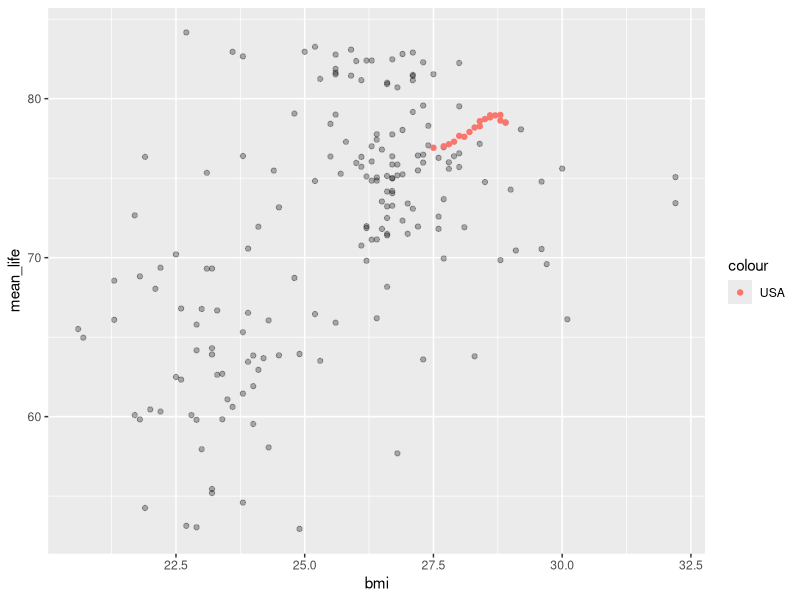
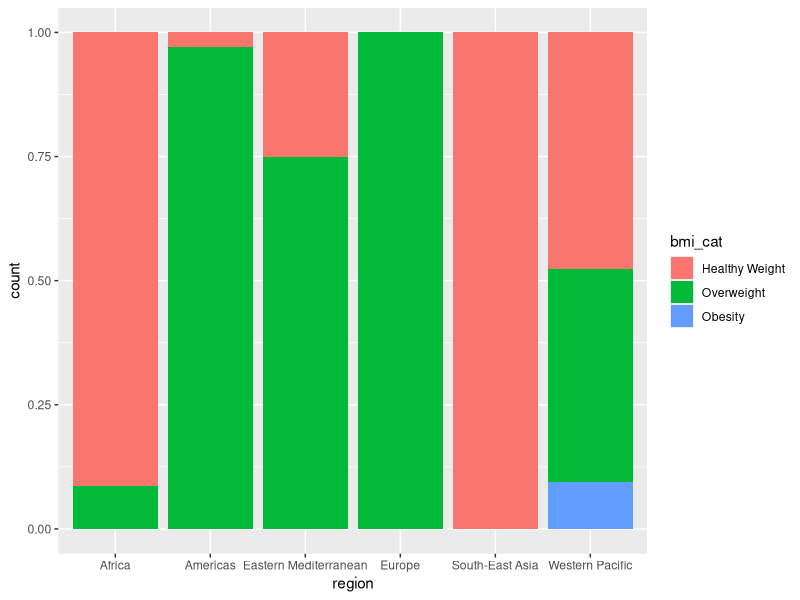
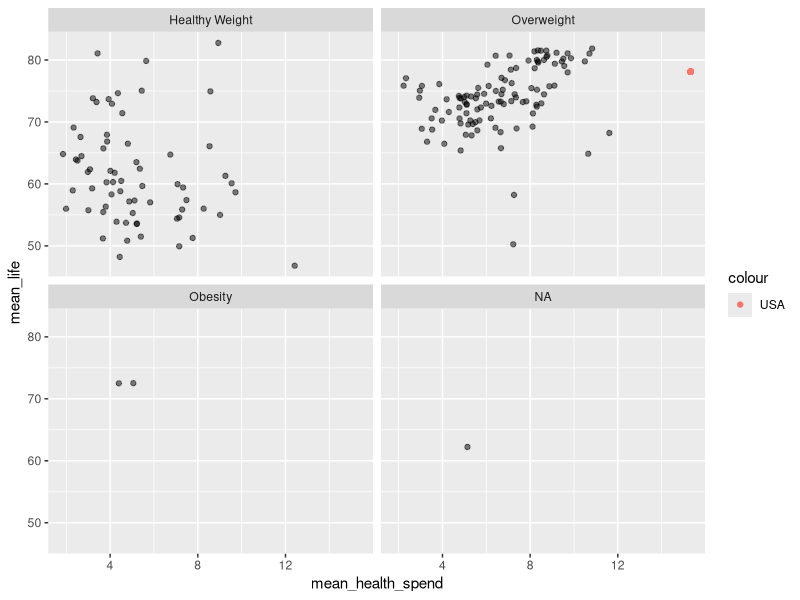
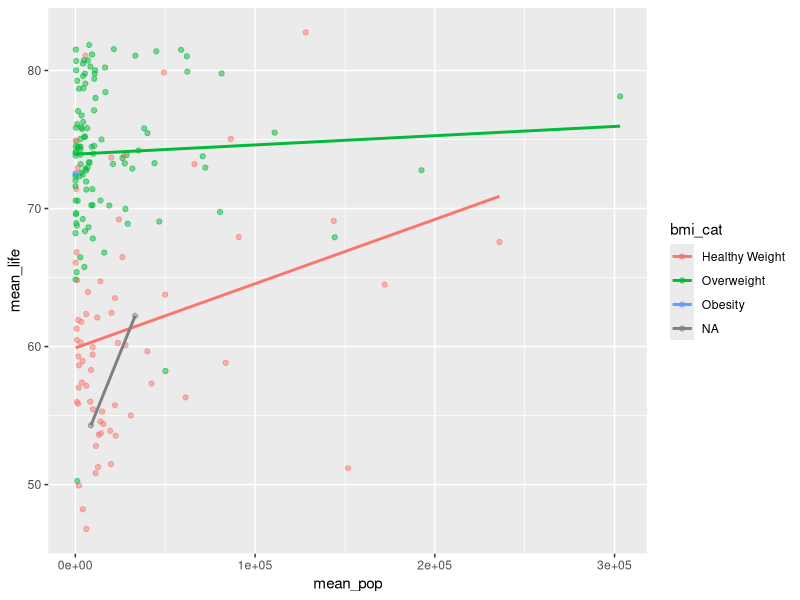
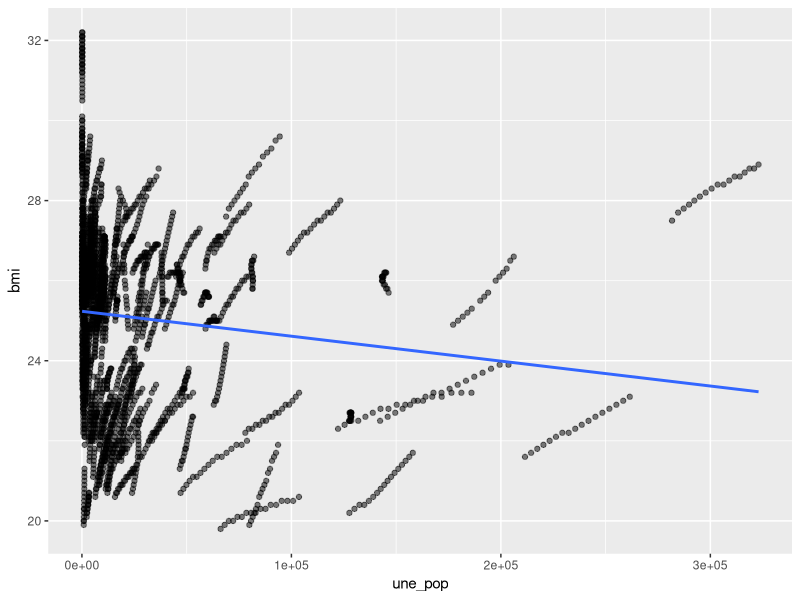

These figures' R source, in order:
## ---- chunk 1
library(tidyverse)
library(dplyr)
library(scales)
## ---- chunk 2
who <- read.csv("who_life_exp.csv")
## ---- chunk 3
 mylabels <- c("Healthy Weight", "Overweight", "Obesity")

who <- who %>%
  mutate(bmi_cat = cut(bmi, breaks = c(18, 24.9, 29.9, Inf), labels = mylabels))
  
## ---- chunk 4
who_mean <- who %>%
  group_by(region, country) %>%
  summarize(mean_life = mean(life_expect, na.rm = TRUE),
         mean_alcohol = mean(alcohol, na.rm = TRUE),
         mean_amortality = mean(adult_mortality, na.rm = TRUE),
         mean_bmi = mean(bmi, na.rm = TRUE),
         mean_water = mean(basic_water, na.rm = TRUE),
         mean_pop = mean(une_pop, na.rm = TRUE),
         mean_health_spend = mean(che_gdp, na.rm = TRUE)) %>%
  arrange(desc(mean_pop))
## ---- chunk 5
 mylabels <- c("Healthy Weight", "Overweight", "Obesity")

who_mean <- who_mean %>%
  mutate(bmi_cat = cut(mean_bmi, breaks = c(18, 24.9, 29.9, Inf), labels = mylabels))
  
## ---- chunk 6
who_USA <- who %>%
  filter(country_code == "USA") %>%
    mutate(mean_life = mean(life_expect))

who %>%
  filter(year == 2016) %>%
  group_by(country) %>%
  mutate(mean_life = mean(life_expect)) %>%
  ggplot(mapping = 
         aes(x = bmi,
             y = mean_life)) +
  geom_point(alpha = 0.3) +
  geom_point(data = who_USA,
             aes(x = bmi,
                 y = life_expect,
                 color = "USA"
))
## ---- chunk 7
who_meanall <- who %>%
  group_by(country) %>%
  summarize(mean_life = mean(life_expect, na.rm = TRUE),
         mean_alcohol = mean(alcohol, na.rm = TRUE),
         mean_amortality = mean(adult_mortality, na.rm = TRUE),
         mean_bmi = mean(bmi, na.rm = TRUE),
         mean_water = mean(basic_water, na.rm = TRUE),
         mean_pop = mean(une_pop, na.rm = TRUE),
         mean_health_spend = mean(che_gdp, na.rm = TRUE),
         across()) %>%
  arrange(desc(mean_pop))
## ---- chunk 8
who_mean5 <- who %>%
  group_by(region, country) %>%
  summarize(mean_life = mean(life_expect, na.rm = TRUE),
         mean_alcohol = mean(alcohol, na.rm = TRUE),
         mean_amortality = mean(adult_mortality, na.rm = TRUE),
         mean_bmi = mean(bmi, na.rm = TRUE),
         mean_water = mean(basic_water, na.rm = TRUE),
         mean_pop = mean(une_pop, na.rm = TRUE),
         mean_health_spend = mean(che_gdp, na.rm = TRUE)) %>%   
arrange(desc(mean_pop)) %>%
  slice(1:5)
## ---- chunk 9
who_mean_regions <-  who_mean %>%  
  filter(bmi_cat != "NA") %>%
  group_by(region) %>%
count(bmi_cat) %>%
  mutate(bmi_cat_per = n/sum(n))

who_mean %>%
  filter(bmi_cat != "NA") %>%
  group_by(region) %>%
  count(region)

who_mean %>%
  filter(bmi_cat != "NA") %>%
  group_by(bmi_cat)%>%
  count(bmi_cat)
## ---- chunk 10
who_mean %>%
  filter(bmi_cat != "NA") %>%
  group_by(region) %>%
  ggplot(mapping = aes(
    x = region,
    fill = bmi_cat))  +
    geom_bar(position = "fill")
## ---- chunk 11
who_USA <- who %>%
  filter(country_code == "USA") %>%
    summarize(mean_life = mean(life_expect),
           mean_health_spend = mean(che_gdp),
           country, region, bmi_cat)

## ---- chunk 12
who_mean %>%
  group_by(country) %>%
  ggplot(mapping = 
         aes(x = mean_health_spend,
             y = mean_life)) +
  geom_point(alpha = 0.5) +
  geom_point(data = who_USA,
             aes(x = mean_health_spend,
                 y = mean_life,
                 color = "USA")) +
  facet_wrap(~bmi_cat)
  
## ---- chunk 13
who_mean %>%
    filter(mean_pop < 350000) %>%
  group_by(country) %>%
  ggplot(mapping = 
         aes(x = mean_pop,
             y = mean_life,
             color = bmi_cat)) +
  geom_point(alpha = 0.5) +
  geom_smooth(method = "lm", se = FALSE) 
## ---- chunk 14
who %>%
  filter(une_pop < 350000) %>%
  group_by(country) %>%
  ggplot(mapping = 
         aes(x = une_pop,
             y = bmi)) +
  geom_point(alpha = 0.5) +
  geom_smooth(method = "lm", se = FALSE) 
